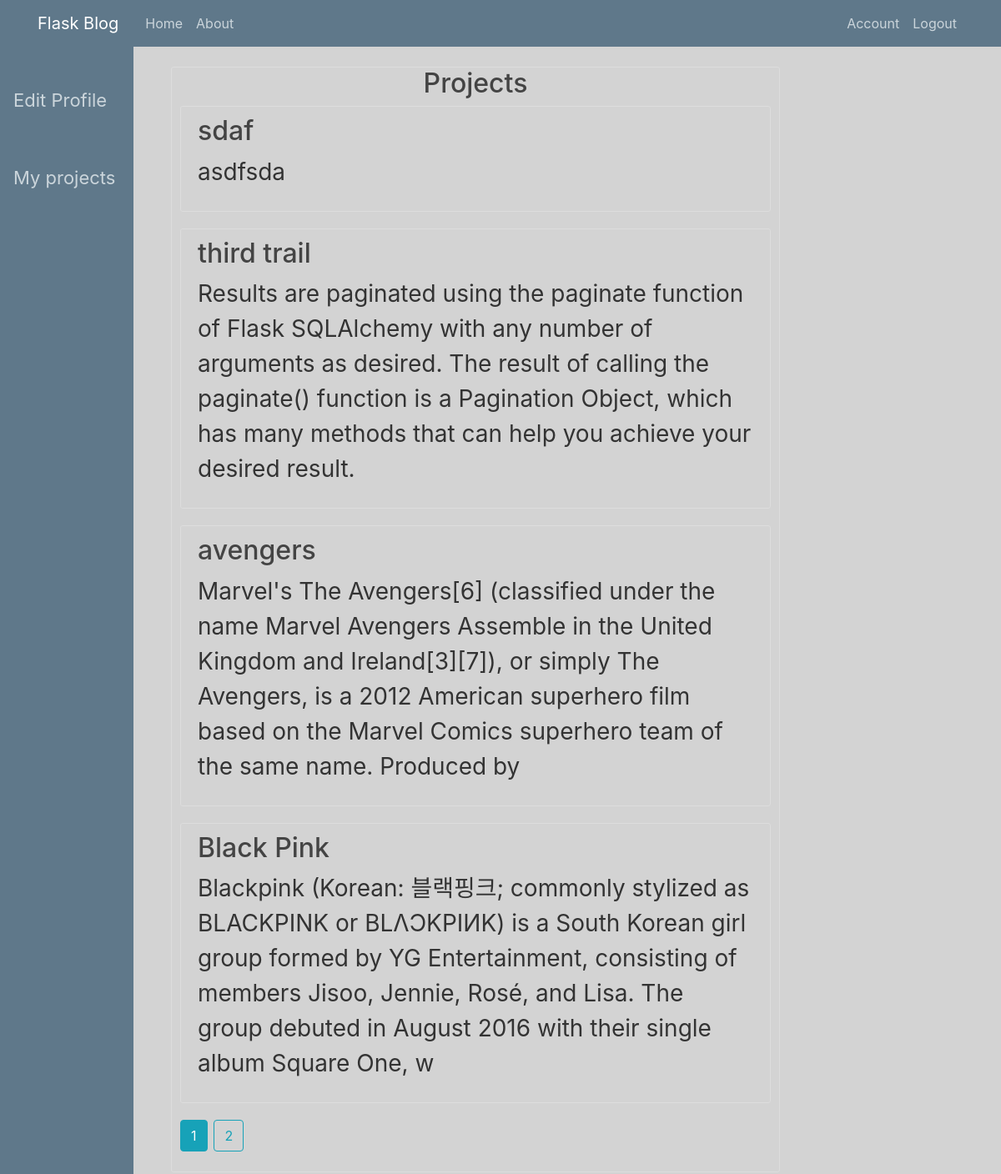
Page /allprojects (signed in) on the committed database.
### flaskblog/models.py (models this page shows, shortened)
class Projects(db.Model):
    id = db.Column(db.Integer,primary_key=True, autoincrement=True)
    userloginid = db.Column(db.String(20), unique=False, nullable=False)
    projecttitle = db.Column(db.String(20))
    pmetadata = db.Column(db.String(20))
    pdescription = db.Column(db.String(20))
    name = db.Column(db.String(300))
    data = db.Column(db.LargeBinary)

### flaskblog/routes.py (the view)
@app.route("/allprojects", methods=['GET', 'POST'])
def allprojects():
    page = request.args.get('page', 1, type=int)
    projects = Projects.query.paginate(page=page, per_page=4)
    return render_template('allprojects.html', title='Projects', projects=projects)

### flaskblog/models.py (called while the page is built)
@login_manager.user_loader
def load_user(user_id):
    return User.query.get(int(user_id))

### flaskblog/templates/allprojects.html (shortened to what this page needs)
{% extends "layout.html" %}
{% block content1 %}
<div class="content-section menucontent">
    <h2 style="text-align: center">Projects</h2>
    {% for project in projects.items %}
        <article class="media content-section">
          <div class="media-body">
            <h2><a class="article-title" href="{{url_for('userproject', project_id=project.id)}}">{{ project.projecttitle }}</a></h2>
            <p class="article-content">{{ project.pmetadata }}</p>
          </div>
        </article>
    {% endfor %}
    {% for page_num in projects.iter_pages(left_edge=1, right_edge=1, left_current=1, right_current=2) %}
        {% if page_num %}
            {% if projects.page == page_num %}
                <a class="btn btn-info mb-4" href="{{ url_for('allprojects', page=page_num) }}">{{ page_num }}</a>
            {% else %}
                <a class="btn btn-outline-info mb-4" href="{{ url_for('allprojects', page=page_num) }}">{{ page_num }}</a>
            {% endif %}
        {% else %}
            ...
        {% endif %}
    {% endfor %}
{% endblock %}

### flaskblog/templates/layout.html (shortened to what this page needs)
<!DOCTYPE html>
<html>
<head>
    <link rel="stylesheet" href="https://maxcdn.bootstrapcdn.com/bootstrap/4.0.0/css/bootstrap.min.css">
    <link href="{{url_for('static', filename = 'css/bootstrap.min.css')}}" rel="stylesheet">
    <link href="https://gitcdn.github.io/bootstrap-toggle/2.2.2/css/bootstrap-toggle.min.css" rel="stylesheet">
    <link rel="stylesheet" type="text/css" href="{{ url_for('static', filename='main.css') }}">
</head>
<body>
    <header class="site-header">
      <nav class="navbar navbar-expand-md navbar-dark bg-steel fixed-top">
        <div class="container">
          <a class="navbar-brand mr-4" href="{{ url_for('myprojects') }}">Flask Blog</a>
          <div class="collapse navbar-collapse" id="navbarToggle">
            <div class="navbar-nav mr-auto">
              <a class="nav-item nav-link" href="{{ url_for('home') }}">Home</a>
              <a class="nav-item nav-link" href="{{ url_for('about') }}">About</a>
            </div>
            <div class="navbar-nav">
              {% if current_user.is_authenticated %}
                    <a class="nav-item nav-link" href="{{ url_for('account') }}">Account</a>
                    <a class="nav-item nav-link" href="{{ url_for('logout') }}">Logout</a>
              {% else %}
                <a class="nav-item nav-link" href="{{ url_for('login') }}">Login</a>
                <a class="nav-item nav-link" href="{{ url_for('register') }}">Register</a>
              {% endif %}
            </div>
          </div>
        </div>
      </nav>
    </header>
    <main role="main" class="container">
      <div class="row">
        <div class="col-md-8">
          {% if current_user.is_authenticated %}
              <div class="menuside">
                  {% if current_user.profession.lower().startswith('s') %}
                      <a href="{{ url_for('editprofile') }}">Edit Profile</a>
                      <a href="{{ url_for('allprojects') }}">My projects</a>
                  {% elif  current_user.profession.lower().startswith('p') %}
                      <a href="{{ url_for('editprofile') }}">Edit Profile</a>
                      <a href="{{ url_for('myprojects') }}">My projects</a>
                      <a href="{{ url_for('proposeaproject') }}">Propose a Project</a>
                  {% else %}
                      <a href="#User-Stats">User Stats</a>
                      <a href="#Projects-Stats">Projects Stats</a>
                      <a href="#Manage-Accounts">Manage Accounts</a>
                  {% endif %}
              </div>
              {% block content1 %}{% endblock %}
          {% else %}
            {% block content %}
            {% endblock %}
          {% endif %}
        </div>
      </div>
    </main>
</body>
</html>

### flaskblog/static/main.css (style rules this page uses)
body { background: lightgrey; color: #333333; margin-top: 5rem; z-index: 99; }
h1, h2, h3, h4, h5, h6 { color: #444444; }
.bg-steel { background-color: #5f788a; }
.site-header .navbar-nav .nav-link { color: #cbd5db; }
.content-section { background: lightgrey; width: 100%; padding: 10px 20px; border: 1px solid #dddddd; border-radius: 3px; margin-bottom: 20px; }
.article-title { color: #444444; }
.article-content { white-space: pre-line; }
.menuside { height: 100%; width: 160px; position: relative; position: fixed; float: left; z-index: 2; top: 0; left: 0; background-color: #5f788a; overflow-x: auto; padding-top: 50px; }
.menuside a { padding: 30px 8px 30px 16px; text-decoration: none; font-size: 22px; color: #cbd5db; display: block; }
.menucontent { margin-left: 160px; font-size: 28px; padding: 0px 10px; z-index: 1; }

### rows in the picture
Projects: projecttitle "sdaf", pmetadata "asdfsda"
Projects: projecttitle "third trail", pmetadata "Results are paginated using the paginate function of Flask SQLAlchemy with any number of arguments as desired. The result of calling the paginate() function is a Pagination Object, which has many methods that can help you achieve your desired result."
Projects: projecttitle "avengers", pmetadata "Marvel's The Avengers[6] (classified under the name Marvel Avengers Assemble in the United Kingdom and Ireland[3][7]), or simply The Avengers, is a 2012 American superhero film based on the Marvel Comics superhero team of the same name. Produced by"
Projects: projecttitle "Black Pink", pmetadata "Blackpink (Korean: 블랙핑크; commonly stylized as BLACKPINK or BLΛƆKPIИK) is a South Korean girl group formed by YG Entertainment, consisting of members Jisoo, Jennie, Rosé, and Lisa. The group debuted in August 2016 with their single album Square One, w"

### other values in the picture
{{ page_num }} "1"
{{ page_num }} "2"
